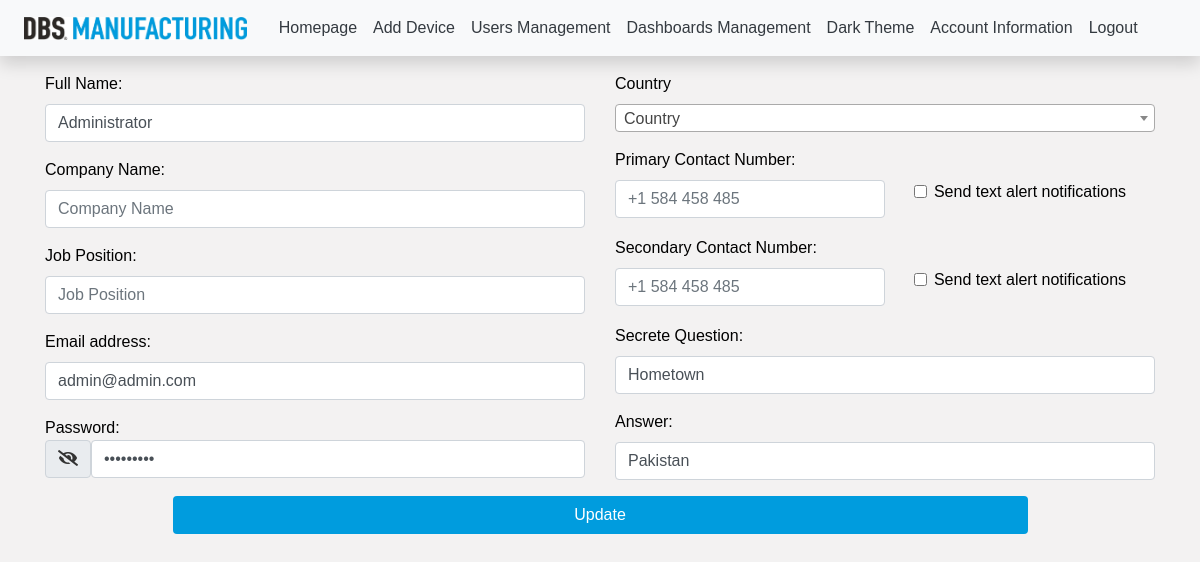
/user_settings.php?id=1 (signed in), run on the app's committed database.
### tables this page shows
CREATE TABLE `users` (
  `id` int(11) NOT NULL,
  `username` varchar(20) NOT NULL,
  `email` varchar(30) NOT NULL,
  `password` varchar(100) NOT NULL,
  `is_admin` tinyint(1) NOT NULL DEFAULT 0,
  `blocked` tinyint(1) NOT NULL DEFAULT 0,
  `contact` varchar(50) DEFAULT NULL,
  `company_name` varchar(100) NOT NULL,
  `job_position` varchar(100) NOT NULL,
  `phone_2` varchar(100) NOT NULL,
  `secrete` varchar(1000) NOT NULL,
  `answer` varchar(500) NOT NULL,
  `alert1` varchar(10) NOT NULL,
  `alert2` varchar(10) NOT NULL
);

### user_settings.php (the view, shortened to what this page needs)
<?php
require 'app/main.php';
$uid = $_GET["id"];
?>
<!DOCTYPE html>
<html lang="en">
<?php require 'app/head.include.php'; ?>
<body>
<?php require 'app/nav.include.php'; ?>
    <div class="container">
        <?php
        $sql1 = "SELECT * FROM users WHERE id= $uid";
        $res1 = mysqli_query($con, $sql1);
        $row1 = mysqli_fetch_array($res1);
        ?>
            <form action="" method="post">
                <div class="row mt-3">
                    <div class="col-md-6">
                        <div class="form-group">
                            <label for="email" style="color: black;">Full Name:</label>
                            <input type="text" class="form-control" name="username" placeholder="Enter Username" id="email" value="<?php echo $row1['username']; ?>">
                        </div>
                        <div class="form-group">
                            <label for="email" style="color: black;">Company Name:</label>
                            <input type="text" class="form-control" name="company_name" placeholder="Company Name" id="email" value="<?php echo $row1['company_name']; ?>">
                        </div>
                        <div class="form-group">
                            <label for="email" style="color: black;">Job Position:</label>
                            <input type="text" class="form-control" name="job_position" placeholder="Job Position" id="email" value="<?php echo $row1['job_position']; ?>">
                        </div>
                        <div class="form-group">
                            <label for="email" style="color: black;">Email address:</label>
                            <input type="email" class="form-control" name="email" placeholder="Enter email" id="email" value="<?php echo $row1['email']; ?>">
                        </div>
                        <div class="input-group mb-3 d-flex flex-column" id="show_hide_password">
                            <label for="email" class="mb-0" style="color: black;">Password:</label>
                            <div class="d-flex">
                                <span class="input-group-text text-secondary input-group-addon">
                                <a id="show_pass_a"><i class="fa fa-eye-slash" aria-hidden="true"></i></a>
                            </span>
                                <input type="password" name="pass" class="form-control " placeholder="Password"  value="<?php echo $row1['password']; ?>">
                            </div>
                        </div>
                    </div>
                    <div class="col-md-6">
                        <div class="form-group">
                            <link href="https://cdnjs.cloudflare.com/ajax/libs/select2/4.0.6-rc.0/css/select2.min.css" rel="stylesheet" />
                            <label for="exampleFormControlSelect1">Country</label>
                        </div>
                        <div class="form-group">
                            <label for="email" style="color: black;">Primary Contact Number:</label>
                            <div class="row no-gutters">
                                <div class="col">
                                    <input type="text" class="form-control" name="contact" placeholder="+1 584 458 485" id="phone1" value="<?php echo $row["contact"]; ?>">
                                </div>
                                <div class="col d-flex justify-content-center align-items-center">
                                    <div class="form-group form-check">
                                        <label class="form-check-label">
                                            <input class="form-check-input" type="checkbox" name="alert1" <?php if($row["alert1"]=="on") echo "checked"; ?>> Send text alert notifications
                                        </label>
                                    </div>
                                </div>
                            </div>
                        </div>
                        <div class="form-group">
                            <label for="email" style="color: black;">Secondary Contact Number:</label>
                            <div class="row no-gutters">
                                <div class="col">
                                    <input type="text" class="form-control" name="phone_2" placeholder="+1 584 458 485" id="phone2" value="<?php echo $row["phone_2"]; ?>">
                                </div>
                                <div class="col d-flex justify-content-center align-items-center">
                                    <div class="form-group form-check">
                                        <label class="form-check-label">
                                            <input class="form-check-input" type="checkbox" name="alert2" <?php if($row["alert2"]=="on") echo "checked"; ?>> Send text alert notifications
                                        </label>
                                    </div>
                                </div>
                            </div>
                        </div>
                        <div class="form-group">
                            <label for="email" style="color: black;">Secrete Question:</label>
                            <input type="text" class="form-control" name="secrete" placeholder="Secrete question" id="email" value="<?php echo $row1['secrete']; ?>">
                        </div>
                        <div class="form-group">
                            <label for="email" style="color: black;">Answer:</label>
                            <input type="text" class="form-control" name="answer" placeholder="Answer to secrete question" id="email" value="<?php echo $row1['answer']; ?>">
                        </div>
                    </div>
                    <div class="w-75 mx-auto">
                        <button type="submit" class="btn appBtnColor w-100" name="update_userr">Update</button>
                    </div>
                </div>
            </form>
    </div>
</body>
</html>

### assets/custom_css/main.css (style rules this page uses)
* { font-family: sans-serif; }
.appBtnColor { background-color: #009cde; color: white; }
a#show_pass_a, a#show_pass_a:hover { color:#333 }

### assets/custom_css/light_theme.css (style rules this page uses)
body { background-color: #f3f2f2; color: black; }

### data on the page
users: username "Administrator", email "admin@admin.com", secrete "Hometown", answer "Pakistan"

### other printed values
$themeLinkText "Dark Theme"
